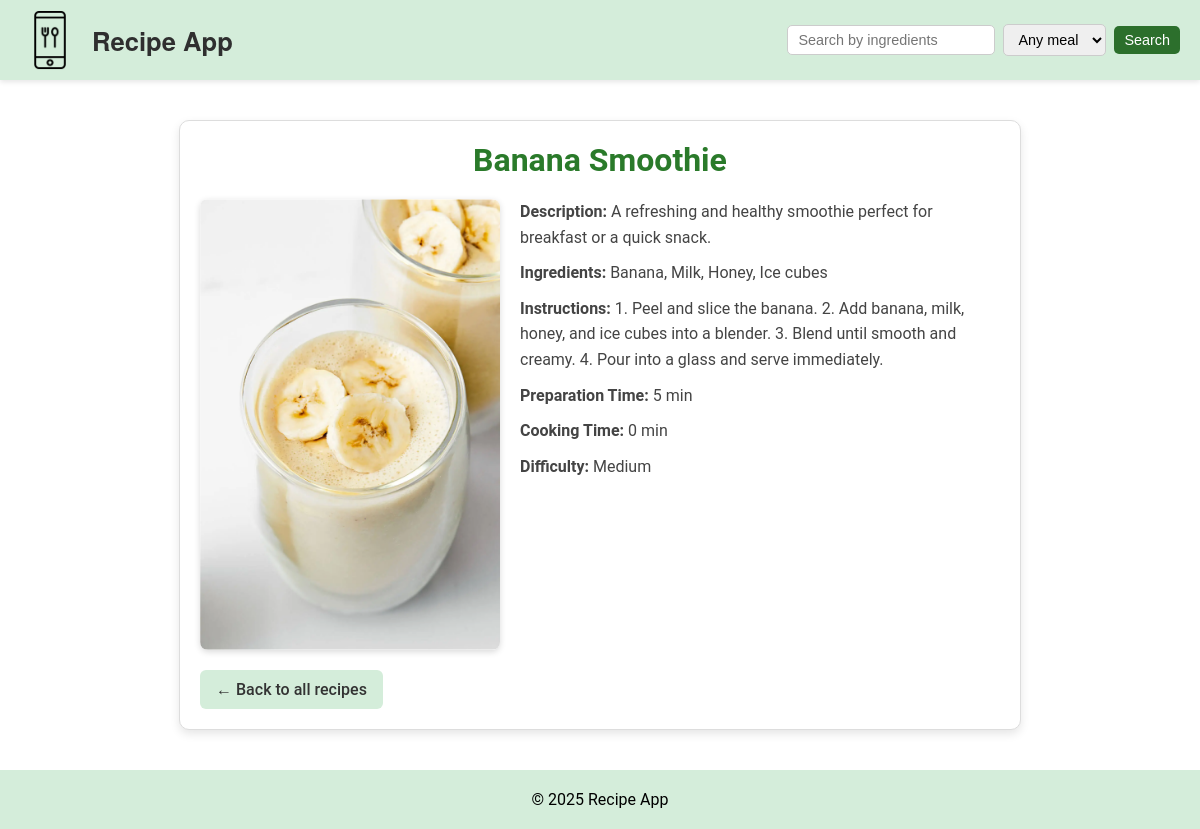
/recipes/6/, run on the app's committed database.
### recipes/models.py (models this page shows, shortened)
class Recipe(models.Model):
    MEAL_TYPE_CHOICES = [
        ("breakfast", "Breakfast"),
        ("lunch", "Lunch"),
        ("dinner", "Dinner"),
        ("snack", "Snack"),
        ("drink", "Drink"),
        ("dessert", "Dessert"),
    ]
    name = models.CharField(max_length=50)
    description = models.TextField(
        blank=True, help_text="Short description of the recipe"
    )
    instructions = models.TextField(
        blank=True, help_text="Step-by-step cooking instructions"
    )
    ingredients = models.TextField(help_text="Comma-separated list of ingredients")
    prep_time = models.PositiveIntegerField(
        help_text="Preparation time in minutes", default=5
    )
    cooking_time = models.PositiveIntegerField(help_text="Cooking time in minutes")
    difficulty = models.CharField(max_length=20, blank=True)
    meal_type = models.CharField(
        max_length=20, choices=MEAL_TYPE_CHOICES, default="dinner"
    )  # 👈 new field
    pic = models.ImageField(upload_to="recipes", default="no_picture.jpg")

### recipes/views.py (the view)
# urls.py: path('<int:pk>/', RecipeDetailView.as_view(), name='recipe_detail'),  # recipe details by ID
class RecipeDetailView(DetailView):
    model = Recipe
    template_name = 'recipes/details.html'
    context_object_name = 'recipe'         # accessible in template as 'recipe'

### recipes/templates/recipes/details.html
{% extends "base.html" %}
{% load static %}
{% block content %}
<div class="recipe-detail-card">
    <h1>{{ recipe.name }}</h1>
    <div class="recipe-detail-content">
        {% if recipe.pic %}
            <img src="{{ recipe.pic.url }}" alt="{{ recipe.name }}" class="recipe-detail-image">
        {% endif %}
        <div class="recipe-detail-info">
            {% if recipe.description %}
                <p><strong>Description:</strong> {{ recipe.description }}</p>
            {% endif %}
            {% if recipe.ingredients %}
                <p><strong>Ingredients:</strong> {{ recipe.ingredients }}</p>
            {% endif %}
            {% if recipe.instructions %}
                <p><strong>Instructions:</strong> {{ recipe.instructions }}</p>
            {% endif %}
            <p><strong>Preparation Time:</strong> {{ recipe.prep_time }} min</p>
            <p><strong>Cooking Time:</strong> {{ recipe.cooking_time }} min</p>
            <p><strong>Difficulty:</strong> {{ recipe.difficulty }}</p>
        </div>
    </div>
    <a href="{% url 'recipes:recipe_list' %}" class="btn-back">← Back to all recipes</a>
</div>
{% endblock %}

### recipes/static/recipes/css/styles.css (style rules this page uses)
body, h1, h2, h3, p, a { font-family: 'Roboto', sans-serif; margin: 0; padding: 0; }
a { text-decoration: none; color: #2c6f2c; font-weight: bold; }
.recipe-detail-card { max-width: 800px; margin: 40px auto; padding: 20px; background: #fff; border: 1px solid #ddd; border-radius: 10px; box-shadow: 0 4px 10px rgba(0,0,0,0.1); }
.recipe-detail-card h1 { font-size: 2rem; margin-bottom: 20px; color: #2a7a2a; text-align: center; }
.recipe-detail-content { display: flex; flex-wrap: wrap; gap: 20px; align-items: flex-start; }
.recipe-detail-image { max-width: 300px; border-radius: 8px; box-shadow: 0 2px 6px rgba(0,0,0,0.15); }
.recipe-detail-info { flex: 1; font-size: 1rem; color: #444; line-height: 1.6; }
.recipe-detail-info p { margin-bottom: 10px; }
.btn-back { display: inline-block; margin-top: 20px; padding: 10px 16px; background-color: #d4edda; border-radius: 6px; text-decoration: none; color: #333; font-weight: 500; transition: background-color 0.2s ease, transform 0.1s ease; }

### data on the page
Recipe: name "Banana Smoothie", pic (picture), description "A refreshing and healthy smoothie perfect for breakfast or a quick snack.", ingredients "Banana, Milk, Honey, Ice cubes", instructions "1. Peel and slice the banana. 2. Add banana, milk, honey, and ice cubes into a blender. 3. Blend until smooth and creamy. 4. Pour into a glass and serve immediately.", prep_time "5", cooking_time "0", difficulty "Medium"
